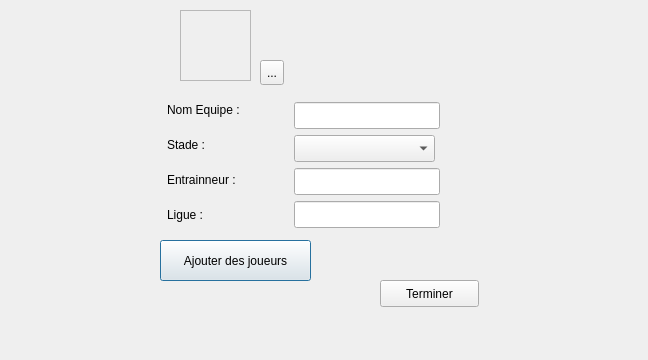
<?xml version="1.0" encoding="UTF-8"?>
<ui version="4.0">
 <class>AddEquipe</class>
 <widget class="QDialog" name="AddEquipe">
  <property name="geometry">
   <rect>
    <x>0</x>
    <y>0</y>
    <width>648</width>
    <height>360</height>
   </rect>
  </property>
  <property name="windowTitle">
   <string>Dialog</string>
  </property>
  <widget class="QLabel" name="Image">
   <property name="enabled">
    <bool>true</bool>
   </property>
   <property name="geometry">
    <rect>
     <x>180</x>
     <y>10</y>
     <width>71</width>
     <height>71</height>
    </rect>
   </property>
   <property name="sizePolicy">
    <sizepolicy hsizetype="Fixed" vsizetype="Preferred">
     <horstretch>0</horstretch>
     <verstretch>0</verstretch>
    </sizepolicy>
   </property>
   <property name="mouseTracking">
    <bool>false</bool>
   </property>
   <property name="frameShape">
    <enum>QFrame::StyledPanel</enum>
   </property>
   <property name="frameShadow">
    <enum>QFrame::Plain</enum>
   </property>
   <property name="text">
    <string/>
   </property>
   <property name="alignment">
    <set>Qt::AlignJustify|Qt::AlignVCenter</set>
   </property>
  </widget>
  <widget class="QToolButton" name="toolButton">
   <property name="geometry">
    <rect>
     <x>260</x>
     <y>60</y>
     <width>24</width>
     <height>25</height>
    </rect>
   </property>
   <property name="text">
    <string>...</string>
   </property>
  </widget>
  <widget class="QPushButton" name="AddButton">
   <property name="geometry">
    <rect>
     <x>160</x>
     <y>240</y>
     <width>151</width>
     <height>41</height>
    </rect>
   </property>
   <property name="text">
    <string>Ajouter des joueurs</string>
   </property>
  </widget>
  <widget class="QPushButton" name="Quit">
   <property name="geometry">
    <rect>
     <x>380</x>
     <y>280</y>
     <width>99</width>
     <height>27</height>
    </rect>
   </property>
   <property name="text">
    <string>Terminer</string>
   </property>
  </widget>
  <widget class="QLineEdit" name="Ligue">
   <property name="geometry">
    <rect>
     <x>294</x>
     <y>201</y>
     <width>146</width>
     <height>27</height>
    </rect>
   </property>
  </widget>
  <widget class="QLabel" name="label_4">
   <property name="geometry">
    <rect>
     <x>167</x>
     <y>206</y>
     <width>52</width>
     <height>17</height>
    </rect>
   </property>
   <property name="text">
    <string>Ligue :  </string>
   </property>
  </widget>
  <widget class="QLabel" name="label_3">
   <property name="geometry">
    <rect>
     <x>167</x>
     <y>171</y>
     <width>95</width>
     <height>17</height>
    </rect>
   </property>
   <property name="text">
    <string>Entrainneur :  </string>
   </property>
  </widget>
  <widget class="QLineEdit" name="entrainneur">
   <property name="geometry">
    <rect>
     <x>294</x>
     <y>168</y>
     <width>146</width>
     <height>27</height>
    </rect>
   </property>
  </widget>
  <widget class="QLabel" name="label_2">
   <property name="geometry">
    <rect>
     <x>167</x>
     <y>136</y>
     <width>50</width>
     <height>17</height>
    </rect>
   </property>
   <property name="text">
    <string>Stade : </string>
   </property>
  </widget>
  <widget class="QLabel" name="label">
   <property name="geometry">
    <rect>
     <x>167</x>
     <y>101</y>
     <width>94</width>
     <height>17</height>
    </rect>
   </property>
   <property name="text">
    <string>Nom Equipe : </string>
   </property>
  </widget>
  <widget class="QLineEdit" name="EquipeEqit">
   <property name="geometry">
    <rect>
     <x>294</x>
     <y>102</y>
     <width>146</width>
     <height>27</height>
    </rect>
   </property>
  </widget>
  <widget class="QComboBox" name="comboBox">
   <property name="geometry">
    <rect>
     <x>294</x>
     <y>135</y>
     <width>141</width>
     <height>27</height>
    </rect>
   </property>
  </widget>
 </widget>
 <resources/>
 <connections/>
</ui>
